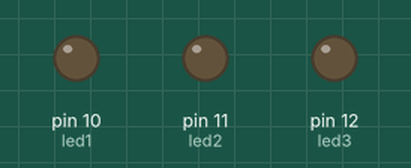
This sketch was run on a simulated Arduino Uno, built with avr-gcc and run on an emulated ATmega328P. Parts: output pins drawn as LEDs (lit = HIGH).

Above: at 0.2 s.
At 1.2 s:
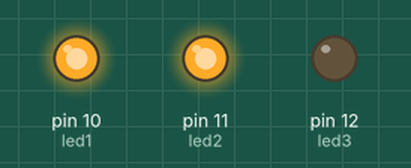
At 2.7 s:
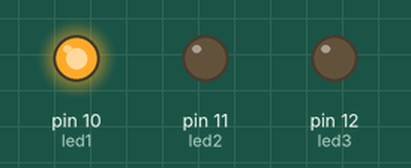
At 3.7 s:
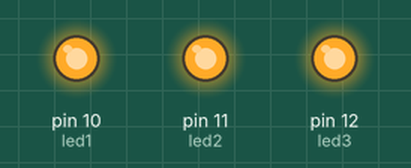
Timing chart, 0 to 4.6 s (numbered marks = the images above):
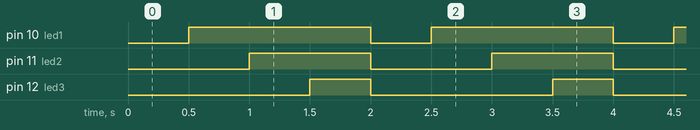

The sketch:

animasi_led.ino
```cpp
const int led1 = 10;
const int led2 = 11;
const int led3 = 12;

void setup() {
  // put your setup code here, to run once:
  pinMode(led1,OUTPUT);
  pinMode(led2,OUTPUT);
  pinMode(led3,OUTPUT);
}

void loop() {
  for(int i =0; i < 4 ; i++){
    if(i == 1){
      digitalWrite(led1,HIGH);
      digitalWrite(led2,LOW);
      digitalWrite(led3,LOW);
      delay(500);
    }else if(i == 2){
      digitalWrite(led1,HIGH);
      digitalWrite(led2,HIGH);
      digitalWrite(led3,LOW);
      delay(500);
    }else if(i ==3){
      digitalWrite(led1,HIGH);
      digitalWrite(led2,HIGH);
      digitalWrite(led3,HIGH);
      delay(500);
    }else{
       digitalWrite(led1,LOW);
      digitalWrite(led2,LOW);
      digitalWrite(led3,LOW);
      delay(500);
    }
  }
}
```

Measured:
- by itself, pin 10 (led1): alternates HIGH for 1.5 s and LOW for 0.50 s
- by itself, pin 11 (led2): alternates HIGH for 1.0 s and LOW for 1.0 s
- by itself, pin 12 (led3): alternates HIGH for 0.50 s and LOW for 1.5 s
